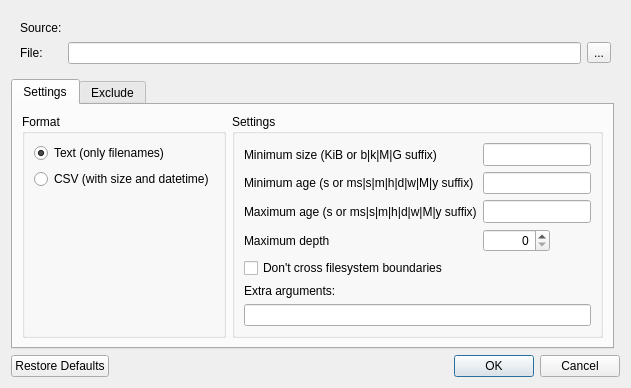
<?xml version="1.0" encoding="UTF-8"?>
<ui version="4.0">
 <class>ExportDialog</class>
 <widget class="QDialog" name="ExportDialog">
  <property name="geometry">
   <rect>
    <x>0</x>
    <y>0</y>
    <width>760</width>
    <height>439</height>
   </rect>
  </property>
  <property name="sizePolicy">
   <sizepolicy hsizetype="Fixed" vsizetype="Fixed">
    <horstretch>0</horstretch>
    <verstretch>0</verstretch>
   </sizepolicy>
  </property>
  <layout class="QGridLayout" name="gridLayout">
   <property name="sizeConstraint">
    <enum>QLayout::SetFixedSize</enum>
   </property>
   <item row="9" column="0" colspan="2">
    <widget class="QDialogButtonBox" name="buttonBox">
     <property name="standardButtons">
      <set>QDialogButtonBox::Cancel|QDialogButtonBox::Ok|QDialogButtonBox::RestoreDefaults</set>
     </property>
    </widget>
   </item>
   <item row="1" column="0" colspan="2">
    <widget class="QWidget" name="pathGroup" native="true">
     <layout class="QGridLayout" name="gridLayout_3">
      <item row="2" column="6">
       <widget class="QToolButton" name="fileBrowse">
        <property name="text">
         <string>...</string>
        </property>
       </widget>
      </item>
      <item row="2" column="1">
       <widget class="QLabel" name="label_file">
        <property name="sizePolicy">
         <sizepolicy hsizetype="Fixed" vsizetype="Preferred">
          <horstretch>0</horstretch>
          <verstretch>0</verstretch>
         </sizepolicy>
        </property>
        <property name="text">
         <string>File:</string>
        </property>
        <property name="buddy">
         <cstring>textFile</cstring>
        </property>
       </widget>
      </item>
      <item row="1" column="1">
       <widget class="QLabel" name="label_source">
        <property name="text">
         <string>Source:</string>
        </property>
       </widget>
      </item>
      <item row="1" column="2">
       <widget class="QLineEdit" name="src">
        <property name="sizePolicy">
         <sizepolicy hsizetype="Expanding" vsizetype="MinimumExpanding">
          <horstretch>0</horstretch>
          <verstretch>0</verstretch>
         </sizepolicy>
        </property>
        <property name="contextMenuPolicy">
         <enum>Qt::NoContextMenu</enum>
        </property>
        <property name="styleSheet">
         <string notr="true">* { background-color: rgba(0, 0, 0, 0); }</string>
        </property>
        <property name="frame">
         <bool>false</bool>
        </property>
        <property name="readOnly">
         <bool>true</bool>
        </property>
       </widget>
      </item>
      <item row="2" column="2">
       <widget class="QLineEdit" name="textFile">
        <property name="sizePolicy">
         <sizepolicy hsizetype="Expanding" vsizetype="MinimumExpanding">
          <horstretch>0</horstretch>
          <verstretch>0</verstretch>
         </sizepolicy>
        </property>
       </widget>
      </item>
     </layout>
    </widget>
   </item>
   <item row="3" column="0">
    <widget class="QTabWidget" name="tabWidget">
     <property name="currentIndex">
      <number>0</number>
     </property>
     <widget class="QWidget" name="tab1">
      <attribute name="title">
       <string>Settings</string>
      </attribute>
      <layout class="QGridLayout" name="gridLayout_2">
       <item row="0" column="0">
        <widget class="QGroupBox" name="modeFormat">
         <property name="title">
          <string>Format</string>
         </property>
         <layout class="QVBoxLayout" name="verticalLayout">
          <item>
           <widget class="QRadioButton" name="rbText">
            <property name="sizePolicy">
             <sizepolicy hsizetype="Fixed" vsizetype="Fixed">
              <horstretch>0</horstretch>
              <verstretch>0</verstretch>
             </sizepolicy>
            </property>
            <property name="text">
             <string>Text (only filenames)</string>
            </property>
            <property name="checked">
             <bool>true</bool>
            </property>
           </widget>
          </item>
          <item>
           <widget class="QRadioButton" name="rbCSV">
            <property name="sizePolicy">
             <sizepolicy hsizetype="Fixed" vsizetype="Fixed">
              <horstretch>0</horstretch>
              <verstretch>0</verstretch>
             </sizepolicy>
            </property>
            <property name="text">
             <string>CSV (with size and datetime)</string>
            </property>
           </widget>
          </item>
          <item>
           <spacer name="verticalSpacer">
            <property name="orientation">
             <enum>Qt::Vertical</enum>
            </property>
            <property name="sizeHint" stdset="0">
             <size>
              <width>20</width>
              <height>0</height>
             </size>
            </property>
           </spacer>
          </item>
         </layout>
        </widget>
       </item>
       <item row="0" column="1">
        <widget class="QGroupBox" name="groupBox_2">
         <property name="title">
          <string>Settings</string>
         </property>
         <layout class="QGridLayout" name="gridLayout_4">
          <item row="6" column="0">
           <widget class="QLabel" name="label_12">
            <property name="text">
             <string>Extra arguments:</string>
            </property>
           </widget>
          </item>
          <item row="2" column="0">
           <widget class="QLabel" name="label_18">
            <property name="text">
             <string>Maximum age (s or ms|s|m|h|d|w|M|y suffix)</string>
            </property>
            <property name="buddy">
             <cstring>textMaxAge</cstring>
            </property>
           </widget>
          </item>
          <item row="3" column="1">
           <widget class="QSpinBox" name="spinMaxDepth">
            <property name="sizePolicy">
             <sizepolicy hsizetype="Fixed" vsizetype="MinimumExpanding">
              <horstretch>0</horstretch>
              <verstretch>0</verstretch>
             </sizepolicy>
            </property>
            <property name="alignment">
             <set>Qt::AlignRight|Qt::AlignTrailing|Qt::AlignVCenter</set>
            </property>
            <property name="maximum">
             <number>999999</number>
            </property>
           </widget>
          </item>
          <item row="1" column="0">
           <widget class="QLabel" name="label_16">
            <property name="text">
             <string>Minimum age (s or ms|s|m|h|d|w|M|y suffix)</string>
            </property>
            <property name="buddy">
             <cstring>textMinAge</cstring>
            </property>
           </widget>
          </item>
          <item row="0" column="1">
           <widget class="QLineEdit" name="textMinSize">
            <property name="sizePolicy">
             <sizepolicy hsizetype="Fixed" vsizetype="MinimumExpanding">
              <horstretch>0</horstretch>
              <verstretch>0</verstretch>
             </sizepolicy>
            </property>
           </widget>
          </item>
          <item row="1" column="1">
           <widget class="QLineEdit" name="textMinAge">
            <property name="sizePolicy">
             <sizepolicy hsizetype="Fixed" vsizetype="MinimumExpanding">
              <horstretch>0</horstretch>
              <verstretch>0</verstretch>
             </sizepolicy>
            </property>
           </widget>
          </item>
          <item row="0" column="0">
           <widget class="QLabel" name="label_15">
            <property name="text">
             <string>Minimum size (KiB or b|k|M|G suffix)</string>
            </property>
            <property name="buddy">
             <cstring>textMinSize</cstring>
            </property>
           </widget>
          </item>
          <item row="2" column="1">
           <widget class="QLineEdit" name="textMaxAge">
            <property name="sizePolicy">
             <sizepolicy hsizetype="Fixed" vsizetype="MinimumExpanding">
              <horstretch>0</horstretch>
              <verstretch>0</verstretch>
             </sizepolicy>
            </property>
           </widget>
          </item>
          <item row="3" column="0">
           <widget class="QLabel" name="label_17">
            <property name="text">
             <string>Maximum depth</string>
            </property>
            <property name="buddy">
             <cstring>spinMaxDepth</cstring>
            </property>
           </widget>
          </item>
          <item row="7" column="0" colspan="2">
           <widget class="QLineEdit" name="textExtra">
            <property name="sizePolicy">
             <sizepolicy hsizetype="Expanding" vsizetype="MinimumExpanding">
              <horstretch>0</horstretch>
              <verstretch>0</verstretch>
             </sizepolicy>
            </property>
           </widget>
          </item>
          <item row="5" column="0" colspan="2">
           <widget class="QCheckBox" name="checkSameFilesystem">
            <property name="text">
             <string>Don't cross filesystem boundaries</string>
            </property>
           </widget>
          </item>
         </layout>
        </widget>
       </item>
      </layout>
     </widget>
     <widget class="QWidget" name="tab4">
      <attribute name="title">
       <string>Exclude</string>
      </attribute>
      <layout class="QVBoxLayout" name="verticalLayout_3">
       <item>
        <widget class="QPlainTextEdit" name="textExclude">
         <property name="lineWrapMode">
          <enum>QPlainTextEdit::NoWrap</enum>
         </property>
        </widget>
       </item>
      </layout>
     </widget>
    </widget>
   </item>
  </layout>
 </widget>
 <tabstops>
  <tabstop>fileBrowse</tabstop>
  <tabstop>tabWidget</tabstop>
  <tabstop>rbText</tabstop>
  <tabstop>rbCSV</tabstop>
  <tabstop>textMinSize</tabstop>
  <tabstop>textMinAge</tabstop>
  <tabstop>textMaxAge</tabstop>
  <tabstop>spinMaxDepth</tabstop>
  <tabstop>checkSameFilesystem</tabstop>
  <tabstop>textExtra</tabstop>
  <tabstop>textExclude</tabstop>
 </tabstops>
 <resources/>
 <connections/>
</ui>
